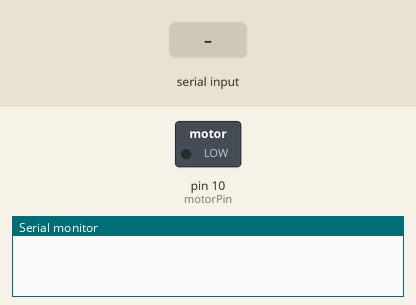
Recording of a sketch running on a simulated Arduino Uno, built with avr-gcc and run on an emulated ATmega328P. Shown: switched loads named in the sketch (green lamp = pin HIGH), the last lines printed to the serial monitor. The test bench sets the inputs (shaded band).

Above: at 1.2 s.
1.3 s: "90,45\n" received over Serial
At 2.1 s:
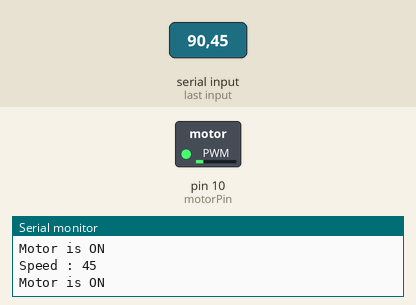
3.8 s: "30,150\n" received over Serial
At 4.1 s:
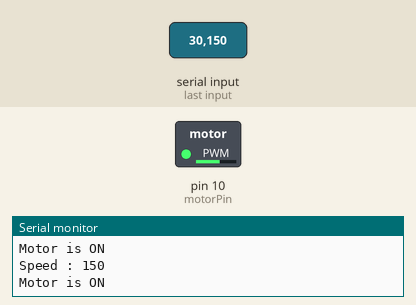
6.3 s: "200\n" received over Serial
At 7.1 s:
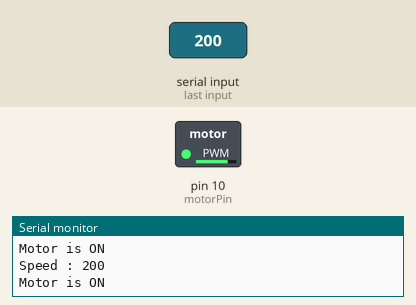
Timing chart, 0 to 9.3 s (numbered marks = the images above; inputs shaded):
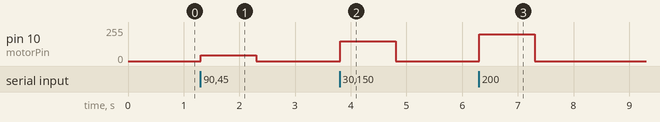

The sketch:

experiment_6.3.ino
```cpp
int motorPin = 10;

void setup() {
  pinMode(motorPin, OUTPUT);
  Serial.begin(9600);
}

void loop() {
  if (Serial.available()) {
    int speed = Serial.parseInt();

    Serial.print("Speed : ");
    Serial.println(speed);

    if (speed >= 0 && speed <= 255) {
      analogWrite(motorPin, speed);
      Serial.println("Motor is ON");
    } else {
      analogWrite(motorPin, 0);
      Serial.println("Motor is OFF");
    }
  }
}
```

Measured:
- after the input at 1.3 s, pin 10 (motorPin): 0/255 → 45/255 at once, → 0/255 1.0 s later
- after the input at 3.8 s, pin 10 (motorPin): 0/255 → 150/255 at once, → 0/255 1.0 s later
- after the input at 6.3 s, pin 10 (motorPin): 0/255 → 200/255 at once, → 0/255 1.0 s later
